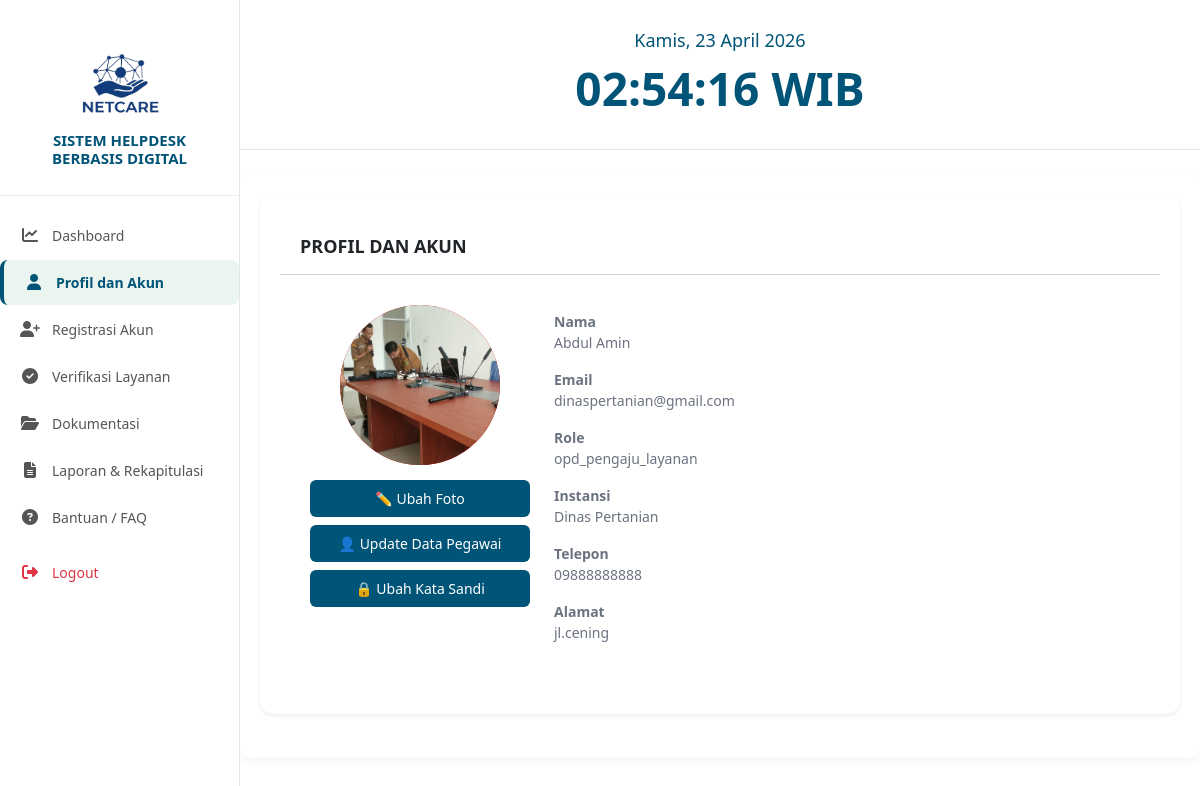
Screenshot of /dashboard.php?page=profil_akun (signed in) with the database file from the repository.
### tables this page shows
CREATE TABLE `users` (
  `id` int(11) NOT NULL,
  `email` varchar(150) NOT NULL,
  `password` varchar(255) NOT NULL,
  `role` varchar(50) NOT NULL,
  `nama` varchar(150) DEFAULT NULL,
  `telepon` varchar(20) DEFAULT NULL,
  `alamat` text DEFAULT NULL,
  `images` varchar(255) DEFAULT 'default.png',
  `created_at` timestamp NOT NULL DEFAULT current_timestamp(),
  `nama_instansi` varchar(150) DEFAULT NULL,
  `status` enum('aktif','nonaktif') DEFAULT 'aktif',
  `created_by` varchar(50) DEFAULT 'admin_instansi'
);

### admin/profil_akun.php (the view, shortened to what this page needs)
<?php
require_once __DIR__ . '/../config.php';
$id = (int) $_SESSION['user_id'];
$stmt = $conn->prepare("
    SELECT id, nama, email, role, images, nama_instansi, telepon, alamat
    FROM users
    WHERE id = ?
");
$stmt->bind_param("i", $id);
$stmt->execute();
$user = $stmt->get_result()->fetch_assoc();
$nama   = $user['nama'];
$email  = $user['email'];
$role   = $user['role'];
$images = $user['images'] ?: 'default.png';
?>
<!DOCTYPE html>
<html lang="id">
<head>
        <link href="https://cdn.jsdelivr.net/npm/bootstrap@5.3.2/dist/css/bootstrap.min.css" rel="stylesheet">
        <link rel="stylesheet" href="css/style.css">
</head>
<body class="page-profil bg-light">
<div class="container my-4">
    <div class="card mb-4 shadow-sm">
    <div class="card-header fw-bold">PROFIL DAN AKUN</div>
    <div class="card-body d-flex gap-4">
        <div style="width:220px;text-align:center;">
            <div style="
                width:160px;
                height:160px;
                margin:0 auto 15px;
                border-radius:50%;
                background:#d60000;
                overflow:hidden;">
                <img src="/netcare/uploads/profil/<?= htmlspecialchars($images) ?>"
                     style="width:100%;height:100%;object-fit:cover">
            </div>
            <button type="button" onclick="toggleFoto()" class="btn btn-outline-primary w-100 mb-2">
            ✏️ Ubah Foto
            </button>
            <button type="button" onclick="toggleEditProfil()" class="btn btn-outline-success w-100 mb-2">
            👤 Update Data Pegawai
            </button>
            <button type="button" onclick="togglePassword()" class="btn btn-outline-warning w-100 mb-2">
            🔒 Ubah Kata Sandi
            </button>
        </div>
        <div class="flex-fill">
            <p><strong>Nama</strong><br><?= htmlspecialchars($nama) ?></p>
            <p><strong>Email</strong><br><?= htmlspecialchars($email) ?></p>
            <p><strong>Role</strong><br><?= htmlspecialchars($role) ?></p>
            <?php if (!empty($user['nama_instansi'])): ?>
                <p><strong>Instansi</strong><br><?= htmlspecialchars($user['nama_instansi']) ?></p>
            <?php endif; ?>
            <?php if (!empty($user['telepon'])): ?>
                <p><strong>Telepon</strong><br><?= htmlspecialchars($user['telepon']) ?></p>
            <?php endif; ?>
            <?php if (!empty($user['alamat'])): ?>
                <p><strong>Alamat</strong><br><?= htmlspecialchars($user['alamat']) ?></p>
            <?php endif; ?>
        </div>
    </div>
</div>
</div>
</body>
</html>

### css/dashboard.css (style rules this page uses)
* { margin: 0; padding: 0; box-sizing: border-box; }
body { font-family: "Segoe UI", Arial, sans-serif; display: flex; min-height: 100vh; background: #fff; color: #222; }
body { font-family: "Segoe UI", Arial, sans-serif; display: flex; min-height: 100vh; background: #f4f8f6; color: #222; }
.card { background: #ffffff; border-radius: 12px; padding: 22px; box-shadow: 0 4px 12px rgba(0,0,0,0.05); transition: 0.2s ease; }
.card p { font-size: 14px; color: #666; }

### css/style.css (style rules this page uses)
* { margin: 0; padding: 0; box-sizing: border-box; font-family: 'Segoe UI', sans-serif; }
* { box-sizing: border-box; }
body { font-family: 'Segoe UI', Tahoma, sans-serif; background: #f4f6f9; margin: 0; padding: 0; color: #333; }
.container { background: #fff; padding: 20px; border-radius: 10px; box-shadow: 0 3px 10px rgba(0,0,0,0.05); margin-bottom: 25px; }
button, .btn { background: #005477; color: #fff; border: none; padding: 8px 14px; border-radius: 6px; cursor: pointer; text-decoration: none; display: inline-block; font-size: 14px; }
.card { background: #ffffff; padding: 25px 20px; border-radius: 14px; text-align: left; box-shadow: 0 6px 18px rgba(0,0,0,0.06); transition: 0.2s ease; }
.card p { margin-top: 6px; font-size: 14px; color: #6b7280; }
.page-profil { font-family: "Segoe UI", sans-serif; }
.page-profil .card { border-radius: 14px; border: 0px solid #e5e7eb; box-shadow: none; }
.page-profil .card-header { background: transparent; font-weight: 600; font-size: 18px; padding: 14px 20px; }
.page-profil .card-body { padding: 30px; }
.page-profil .card-header { text-align: left !important; }
.page-profil .card-body { text-align: left; }
.page-profil .card-body.d-flex { align-items: flex-start !important; }
.page-profil .flex-fill { text-align: left !important; }
body { font-family: "Segoe UI", Tahoma, sans-serif; background: #f4f6f9; margin: 0; padding: 0; color: #333; }

### rows the page displays
users: images (picture), nama "Abdul Amin", email "dinaspertanian@gmail.com", role "opd_pengaju_layanan", nama_instansi "Dinas Pertanian", telepon "09888888888", alamat "jl.cening"

### other values shown
$label "Dashboard"
$label "Profil dan Akun"
$label "Registrasi Akun"
$label "Verifikasi Layanan"
$label "Dokumentasi"
$label "Laporan & Rekapitulasi"
$label "Bantuan / FAQ"
